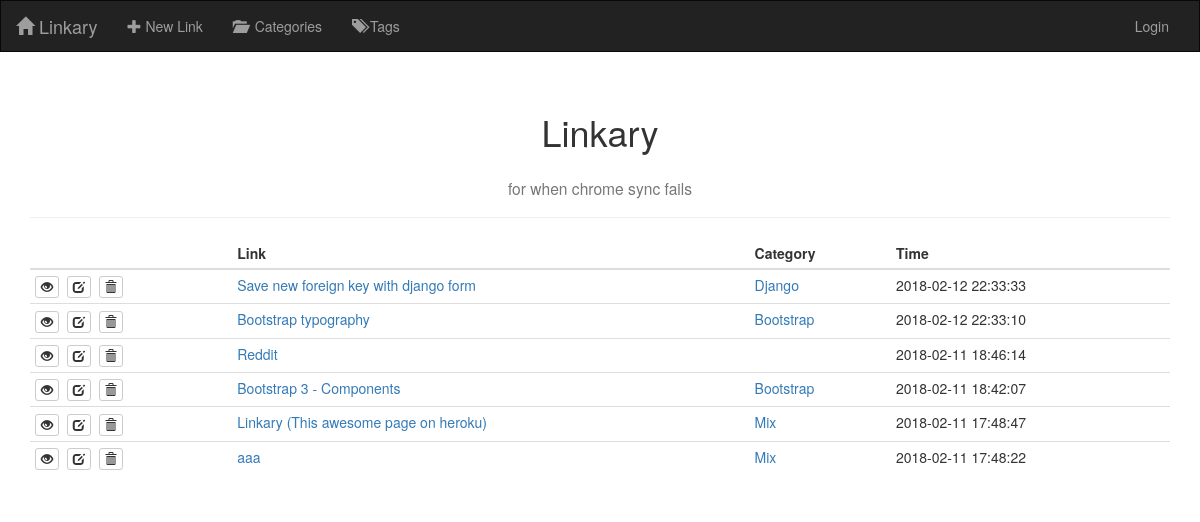
The app's page /, older data.
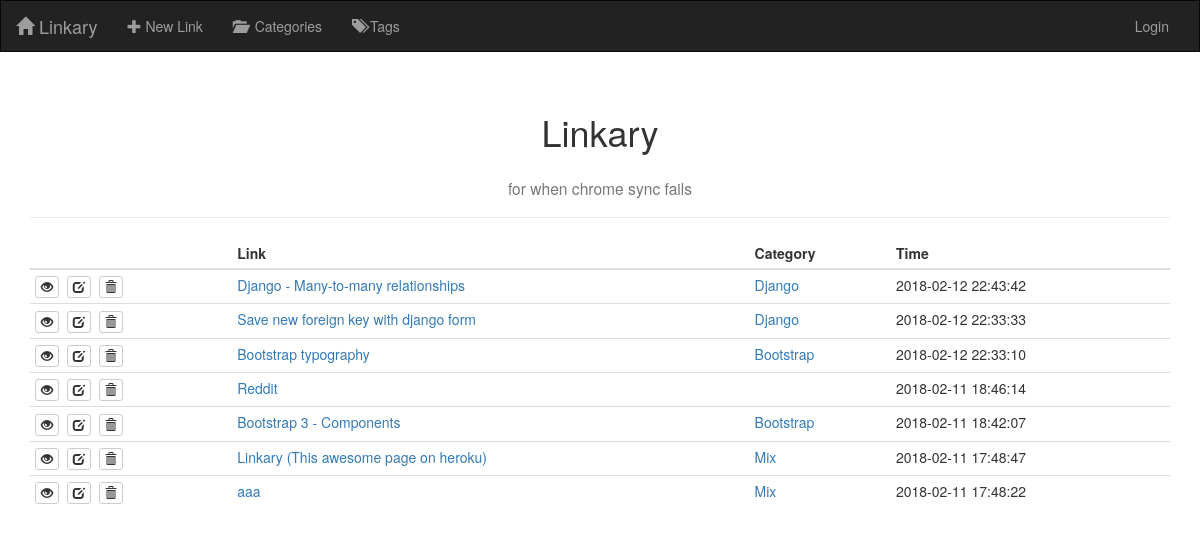
The same page, newer data.
### linkary/models.py (models this page shows, shortened)
class TimedModel(models.Model):
    time_created = models.DateTimeField(auto_now_add=True)
    time_modified = models.DateTimeField(auto_now=True)
    class Meta:
        abstract = True

class Link(TimedModel):
    url = models.URLField()
    name = models.CharField(max_length=500)
    author = models.ForeignKey(User, on_delete=models.SET_NULL, blank=True, null=True)
    category = models.ForeignKey(Category, on_delete=models.SET_NULL, blank=True, null=True)
    tags = models.ManyToManyField(Tag, blank=True)
    class Meta:
        get_latest_by = ['time_created']
        ordering = ['-time_modified']

class Category(TimedModel):
    name = models.CharField(max_length=100, unique=True)
    class Meta:
        verbose_name_plural = 'Categories'
        ordering = ['name']
    def get_absolute_url(self):
        return reverse('category_detail', kwargs={'pk': self.pk})
    def __str__(self):
        return self.name

### linkary/views.py (the view)
# urls.py: path('', views.LinkListView.as_view(), name='index'),
class LinkListView(ListView):
    model = models.Link
    template_name = 'linkary/index.html'

### linkary/templates/linkary/index.html (shortened to what this page needs)
{% extends 'linkary/base.html' %}
{% block content %}
    <div class="container">
        <div class="page-header">
            <h1 class="text-center">Linkary</h1>
            <h3 class="text-center"><small>for when chrome sync fails</small></h3>
        </div>
        <table class="table table-condensed table-hover">
            <thead>
                <tr>
                    <th></th>
                    <th>Link</th>
                    <th>Category</th>
                    <th>Time</th>
                </tr>
            </thead>
            <tbody>
                {% for link in object_list %}
                    <tr>
                        <td>
                            <a href="{% url 'link_detail' link.pk %}" class="btn btn-default btn-xs" title="Details...">
                                <span class="glyphicon glyphicon-eye-open"></span>
                            </a>&nbsp;
                            <a href="{% url 'link_edit' link.pk %}" class="btn btn-default btn-xs" title="Edit...">
                                <span class="glyphicon glyphicon-edit"></span>
                            </a>&nbsp;
                            <a href="{% url 'link_delete' link.pk %}" class="btn btn-default btn-xs" title="Delete...">
                                <span class="glyphicon glyphicon-trash"></span>
                            </a>&nbsp;
                        </td>
                        <td>
                            <a href="{{ link.url }}" target="_blank">{{ link.name }}</a>
                        </td>
                        <td>
                            {% if link.category %}<a href="{{ link.category.get_absolute_url }}">{{ link.category }}</a>{% endif %}
                        </td>
                        <td>{{ link.time_modified|date:'Y-m-d H:i:s' }}</td>
                    </tr>
                {% endfor %}
            </tbody>
        </table>
    </div>
{% endblock %}

Row changes from the older to the newer data that the page shows:
added Link: name "Django - Many-to-many relationships", category "Django", time_modified "2018-02-12 22:43:42"
